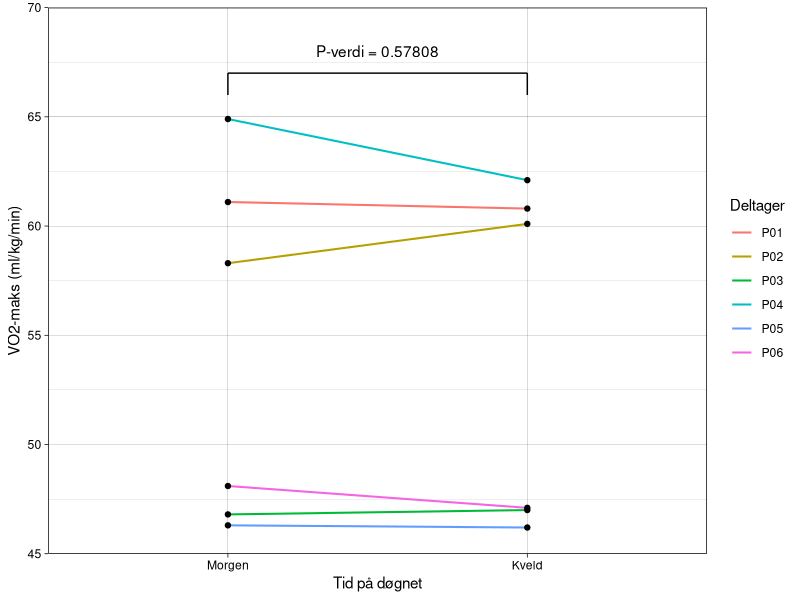

Reproduce this figure in R.
## ---- chunk 1
#| label: tbl-deltakere
#| tbl-cap: "Oversikt over deltakerne med kjønn og alder" 

library(tidyverse)
library(knitr)
library(readxl)

tabell_deltakere <- read.csv("data/behandlet/behandlet_vo2maks.csv")

tabell_deltakere <- tabell_deltakere |> 
  select(deltager,
         kjonn,
         alder) |>  
  
  distinct() |> 
  
  mutate(kjonn = if_else(kjonn == "m", "Mann", "Kvinne"))

colnames(tabell_deltakere) <- c("Deltaker", "Kjønn", "Alder (år)")

kable(tabell_deltakere)
## ---- chunk 2
#| label: fig-vo2maks
#| fig-cap: "Forskjell i VO2 maks mellom morgen og kveld"
#| fig-align: center

library(tidyverse)
library(knitr)
library(readxl)

tabell <- read.csv("data/behandlet/behandlet_vo2maks.csv")

mod <- lm(VO2_maks_rel ~ starttidspunkt + deltager, data = tabell)
pval <- round(coef(summary(mod))[2, 4], 5)

tabell <- tabell |> 
  mutate(starttidspunkt = factor(starttidspunkt, levels = c("Morgen", "Kveld")))

fig_resultater <- ggplot(data = tabell,
                         aes(x = starttidspunkt, y = VO2_maks_rel, 
                             group = deltager, 
                             color = deltager)) +
  
  geom_line(linewidth = 0.7) + 
  
  geom_point(size = 1.5,
             color = "black",
             fill = "grey") + 
  
  labs(
    x = "Tid på døgnet",
    y = "VO2-maks (ml/kg/min)",
    
    color = "Deltager") + 
  
  scale_y_continuous(
    limits = c(45, 70),
    breaks = seq(45, 70, by = 5),
    expand = c(0, 0)) +  
  
  theme_linedraw() +
  
  annotate("segment", x = 1, xend = 2, y = 67, yend = 67) + 
  annotate("segment",
           x = c(1, 2), 
           xend = c(1, 2),
           y = c(67, 67),
           yend = c(66, 66)) + 
  
  annotate("text", label = paste0("P-verdi = ", pval),
           x = 1.5, y = 68)

print(fig_resultater)
## ---- chunk 3
#| label: tbl-resultater
#| tbl-cap: "Deskriptiv statistikk for morgen- og kveldstester"
#| fig-pos: H

library(tidyverse)
library(knitr)
library(kableExtra)

tabell_resultater <- read.csv("data/behandlet/behandlet_vo2maks.csv")

tabell_resultater <- tabell_resultater |> 
  mutate(starttidspunkt = factor(starttidspunkt, levels = c("Morgen", "Kveld"))) |> 
  
  group_by(starttidspunkt) |> 
  summarise(
    snitt_vo2 = mean(VO2_maks_rel, na.rm = TRUE),
    avvik_vo2 = sd(VO2_maks_rel, na.rm = TRUE),
    snitt_hf = mean(HF_maks, na.rm = TRUE),
    avvik_hf = sd(HF_maks, na.rm = TRUE),
    snitt_laktat = mean(la_maks, na.rm = TRUE),
    avvik_laktat = sd(la_maks, na.rm = TRUE),
    snitt_RER = mean(RER_maks, na.rm = TRUE),
    avvik_RER = sd(RER_maks, na.rm = TRUE),
    snitt_borg = mean(borg_maks, na.rm = TRUE),
    avvik_borg = sd(borg_maks, na.rm = TRUE),
    snitt_alder = mean(alder, na.rm = TRUE),
    avvik_alder = sd(alder, na.rm = TRUE)
  ) |> 
  
  mutate(
    VO2maks = paste0(round(snitt_vo2, 1), " ± ", round(avvik_vo2, 1)),
    Hjertefrekvens = paste0(round(snitt_hf, 0), " ± ", round(avvik_hf, 0)),
    Laktat = paste0(round(snitt_laktat, 2), " ± ", round(avvik_laktat, 2)),
    RER = paste0(round(snitt_RER, 2), " ± ", round(avvik_RER, 2)),
    Borg = paste0(round(snitt_borg, 0), " ± ", round(avvik_borg, 0)),
    Alder = paste0(round(snitt_alder, 1), " ± ", round(avvik_alder, 1))
  ) |> 
  
  select(starttidspunkt, 
         VO2maks, 
         Hjertefrekvens, 
         Laktat, 
         RER, 
         Borg) |> 

  pivot_longer(cols = -starttidspunkt, names_to = "Variabel", values_to = "verdi") |> 
  pivot_wider(names_from = starttidspunkt, values_from = "verdi")

kable(tabell_resultater, format = "latex", booktabs = TRUE) |> 
  kable_styling(latex_options = c("hold_position", "scale_down"))
